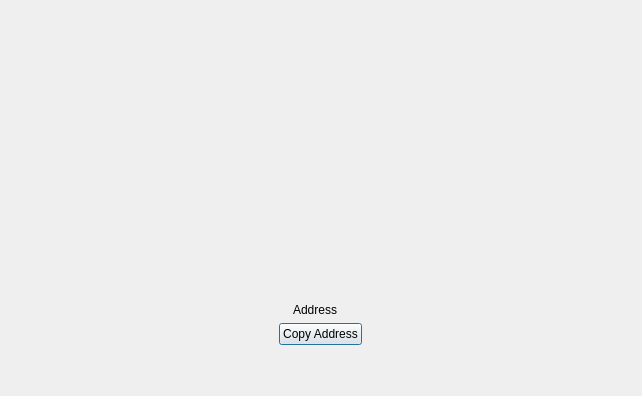
<?xml version="1.0" encoding="UTF-8"?>
<ui version="4.0">
 <class>ReceiveTokenPage</class>
 <widget class="QDialog" name="ReceiveTokenPage">
  <property name="enabled">
   <bool>true</bool>
  </property>
  <property name="geometry">
   <rect>
    <x>0</x>
    <y>0</y>
    <width>642</width>
    <height>396</height>
   </rect>
  </property>
  <property name="windowTitle">
   <string>Receive</string>
  </property>
  <layout class="QVBoxLayout" name="verticalLayout_4">
   <property name="leftMargin">
    <number>30</number>
   </property>
   <property name="topMargin">
    <number>30</number>
   </property>
   <property name="rightMargin">
    <number>30</number>
   </property>
   <property name="bottomMargin">
    <number>30</number>
   </property>
   <item>
    <spacer name="verticalSpacer">
     <property name="orientation">
      <enum>Qt::Vertical</enum>
     </property>
     <property name="sizeHint" stdset="0">
      <size>
       <width>17</width>
       <height>13</height>
      </size>
     </property>
    </spacer>
   </item>
   <item alignment="Qt::AlignHCenter">
    <widget class="QWidget" name="widgetQRMargin" native="true">
     <layout class="QVBoxLayout" name="verticalLayout_3">
      <property name="spacing">
       <number>0</number>
      </property>
      <property name="leftMargin">
       <number>40</number>
      </property>
      <property name="topMargin">
       <number>40</number>
      </property>
      <property name="rightMargin">
       <number>40</number>
      </property>
      <property name="bottomMargin">
       <number>40</number>
      </property>
      <item>
       <widget class="QWidget" name="widgetQRFrame" native="true">
        <layout class="QVBoxLayout" name="verticalLayout_2">
         <property name="spacing">
          <number>0</number>
         </property>
         <property name="leftMargin">
          <number>0</number>
         </property>
         <property name="topMargin">
          <number>0</number>
         </property>
         <property name="rightMargin">
          <number>0</number>
         </property>
         <property name="bottomMargin">
          <number>0</number>
         </property>
         <item>
          <widget class="QRImageWidget" name="lblLRCode">
           <property name="minimumSize">
            <size>
             <width>170</width>
             <height>170</height>
            </size>
           </property>
           <property name="maximumSize">
            <size>
             <width>170</width>
             <height>170</height>
            </size>
           </property>
           <property name="text">
            <string/>
           </property>
           <property name="alignment">
            <set>Qt::AlignCenter</set>
           </property>
          </widget>
         </item>
        </layout>
       </widget>
      </item>
     </layout>
    </widget>
   </item>
   <item>
    <widget class="QWidget" name="widgetAddress" native="true">
     <layout class="QVBoxLayout" name="verticalLayout">
      <item>
       <layout class="QHBoxLayout" name="horizontalLayout_2">
        <item>
         <spacer name="horizontalSpacer_4">
          <property name="orientation">
           <enum>Qt::Horizontal</enum>
          </property>
          <property name="sizeHint" stdset="0">
           <size>
            <width>10</width>
            <height>10</height>
           </size>
          </property>
         </spacer>
        </item>
        <item>
         <widget class="QLabel" name="labelTokenAddressText">
          <property name="text">
           <string>Address</string>
          </property>
         </widget>
        </item>
        <item>
         <widget class="QLabel" name="labelTokenAddress">
          <property name="text">
           <string/>
          </property>
          <property name="textInteractionFlags">
           <set>Qt::LinksAccessibleByMouse|Qt::TextSelectableByMouse</set>
          </property>
         </widget>
        </item>
        <item>
         <spacer name="horizontalSpacer_5">
          <property name="orientation">
           <enum>Qt::Horizontal</enum>
          </property>
          <property name="sizeHint" stdset="0">
           <size>
            <width>10</width>
            <height>10</height>
           </size>
          </property>
         </spacer>
        </item>
       </layout>
      </item>
      <item alignment="Qt::AlignHCenter">
       <widget class="QPushButton" name="copyAddressButton">
        <property name="text">
         <string>Copy Address</string>
        </property>
       </widget>
      </item>
     </layout>
    </widget>
   </item>
   <item>
    <spacer name="verticalSpacer_5">
     <property name="orientation">
      <enum>Qt::Vertical</enum>
     </property>
     <property name="sizeHint" stdset="0">
      <size>
       <width>20</width>
       <height>16</height>
      </size>
     </property>
    </spacer>
   </item>
  </layout>
 </widget>
 <customwidgets>
  <customwidget>
   <class>QRImageWidget</class>
   <extends>QLabel</extends>
   <header>qt/qrimagewidget.h</header>
  </customwidget>
 </customwidgets>
 <resources/>
 <connections/>
</ui>
